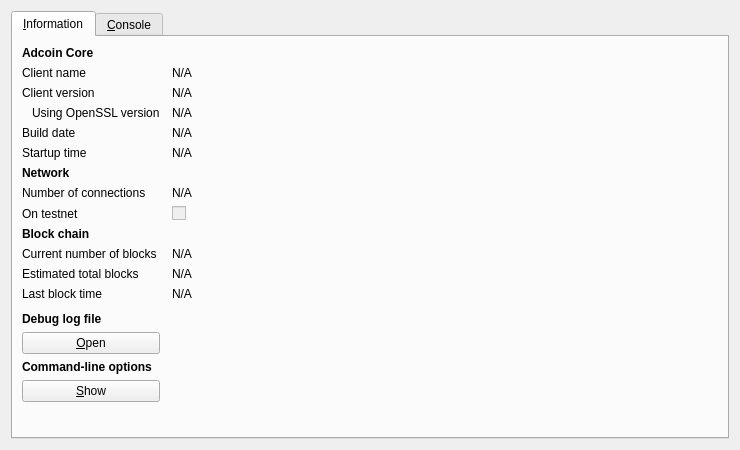
<?xml version="1.0" encoding="UTF-8"?>
<ui version="4.0">
 <class>RPCConsole</class>
 <widget class="QDialog" name="RPCConsole">
  <property name="geometry">
   <rect>
    <x>0</x>
    <y>0</y>
    <width>740</width>
    <height>450</height>
   </rect>
  </property>
  <property name="windowTitle">
   <string>Adcoin - Debug window</string>
  </property>
  <layout class="QVBoxLayout" name="verticalLayout_2">
   <item>
    <widget class="QTabWidget" name="tabWidget">
     <property name="currentIndex">
      <number>0</number>
     </property>
     <widget class="QWidget" name="tab_info">
      <attribute name="title">
       <string>&amp;Information</string>
      </attribute>
      <layout class="QGridLayout" name="gridLayout" columnstretch="0,1">
       <property name="horizontalSpacing">
        <number>12</number>
       </property>
       <item row="0" column="0">
        <widget class="QLabel" name="label_9">
         <property name="font">
          <font>
           <weight>75</weight>
           <bold>true</bold>
          </font>
         </property>
         <property name="text">
          <string>Adcoin Core</string>
         </property>
        </widget>
       </item>
       <item row="1" column="0">
        <widget class="QLabel" name="label_5">
         <property name="text">
          <string>Client name</string>
         </property>
        </widget>
       </item>
       <item row="1" column="1">
        <widget class="QLabel" name="clientName">
         <property name="cursor">
          <cursorShape>IBeamCursor</cursorShape>
         </property>
         <property name="text">
          <string>N/A</string>
         </property>
         <property name="textFormat">
          <enum>Qt::PlainText</enum>
         </property>
         <property name="textInteractionFlags">
          <set>Qt::LinksAccessibleByMouse|Qt::TextSelectableByKeyboard|Qt::TextSelectableByMouse</set>
         </property>
        </widget>
       </item>
       <item row="2" column="0">
        <widget class="QLabel" name="label_6">
         <property name="text">
          <string>Client version</string>
         </property>
        </widget>
       </item>
       <item row="2" column="1">
        <widget class="QLabel" name="clientVersion">
         <property name="cursor">
          <cursorShape>IBeamCursor</cursorShape>
         </property>
         <property name="text">
          <string>N/A</string>
         </property>
         <property name="textFormat">
          <enum>Qt::PlainText</enum>
         </property>
         <property name="textInteractionFlags">
          <set>Qt::LinksAccessibleByMouse|Qt::TextSelectableByKeyboard|Qt::TextSelectableByMouse</set>
         </property>
        </widget>
       </item>
       <item row="3" column="0">
        <widget class="QLabel" name="label_14">
         <property name="text">
          <string>Using OpenSSL version</string>
         </property>
         <property name="indent">
          <number>10</number>
         </property>
        </widget>
       </item>
       <item row="3" column="1">
        <widget class="QLabel" name="openSSLVersion">
         <property name="cursor">
          <cursorShape>IBeamCursor</cursorShape>
         </property>
         <property name="text">
          <string>N/A</string>
         </property>
         <property name="textFormat">
          <enum>Qt::PlainText</enum>
         </property>
         <property name="textInteractionFlags">
          <set>Qt::LinksAccessibleByMouse|Qt::TextSelectableByKeyboard|Qt::TextSelectableByMouse</set>
         </property>
        </widget>
       </item>
       <item row="4" column="0">
        <widget class="QLabel" name="label_12">
         <property name="text">
          <string>Build date</string>
         </property>
        </widget>
       </item>
       <item row="4" column="1">
        <widget class="QLabel" name="buildDate">
         <property name="cursor">
          <cursorShape>IBeamCursor</cursorShape>
         </property>
         <property name="text">
          <string>N/A</string>
         </property>
         <property name="textFormat">
          <enum>Qt::PlainText</enum>
         </property>
         <property name="textInteractionFlags">
          <set>Qt::LinksAccessibleByMouse|Qt::TextSelectableByKeyboard|Qt::TextSelectableByMouse</set>
         </property>
        </widget>
       </item>
       <item row="5" column="0">
        <widget class="QLabel" name="label_13">
         <property name="text">
          <string>Startup time</string>
         </property>
        </widget>
       </item>
       <item row="5" column="1">
        <widget class="QLabel" name="startupTime">
         <property name="cursor">
          <cursorShape>IBeamCursor</cursorShape>
         </property>
         <property name="text">
          <string>N/A</string>
         </property>
         <property name="textFormat">
          <enum>Qt::PlainText</enum>
         </property>
         <property name="textInteractionFlags">
          <set>Qt::LinksAccessibleByMouse|Qt::TextSelectableByKeyboard|Qt::TextSelectableByMouse</set>
         </property>
        </widget>
       </item>
       <item row="6" column="0">
        <widget class="QLabel" name="label_11">
         <property name="font">
          <font>
           <weight>75</weight>
           <bold>true</bold>
          </font>
         </property>
         <property name="text">
          <string>Network</string>
         </property>
        </widget>
       </item>
       <item row="7" column="0">
        <widget class="QLabel" name="label_7">
         <property name="text">
          <string>Number of connections</string>
         </property>
        </widget>
       </item>
       <item row="7" column="1">
        <widget class="QLabel" name="numberOfConnections">
         <property name="cursor">
          <cursorShape>IBeamCursor</cursorShape>
         </property>
         <property name="text">
          <string>N/A</string>
         </property>
         <property name="textFormat">
          <enum>Qt::PlainText</enum>
         </property>
         <property name="textInteractionFlags">
          <set>Qt::LinksAccessibleByMouse|Qt::TextSelectableByKeyboard|Qt::TextSelectableByMouse</set>
         </property>
        </widget>
       </item>
       <item row="8" column="0">
        <widget class="QLabel" name="label_8">
         <property name="text">
          <string>On testnet</string>
         </property>
        </widget>
       </item>
       <item row="8" column="1">
        <widget class="QCheckBox" name="isTestNet">
         <property name="enabled">
          <bool>false</bool>
         </property>
         <property name="text">
          <string/>
         </property>
        </widget>
       </item>
       <item row="9" column="0">
        <widget class="QLabel" name="label_10">
         <property name="font">
          <font>
           <weight>75</weight>
           <bold>true</bold>
          </font>
         </property>
         <property name="text">
          <string>Block chain</string>
         </property>
        </widget>
       </item>
       <item row="10" column="0">
        <widget class="QLabel" name="label_3">
         <property name="text">
          <string>Current number of blocks</string>
         </property>
        </widget>
       </item>
       <item row="10" column="1">
        <widget class="QLabel" name="numberOfBlocks">
         <property name="cursor">
          <cursorShape>IBeamCursor</cursorShape>
         </property>
         <property name="text">
          <string>N/A</string>
         </property>
         <property name="textFormat">
          <enum>Qt::PlainText</enum>
         </property>
         <property name="textInteractionFlags">
          <set>Qt::LinksAccessibleByMouse|Qt::TextSelectableByKeyboard|Qt::TextSelectableByMouse</set>
         </property>
        </widget>
       </item>
       <item row="11" column="0">
        <widget class="QLabel" name="label_4">
         <property name="text">
          <string>Estimated total blocks</string>
         </property>
        </widget>
       </item>
       <item row="11" column="1">
        <widget class="QLabel" name="totalBlocks">
         <property name="cursor">
          <cursorShape>IBeamCursor</cursorShape>
         </property>
         <property name="text">
          <string>N/A</string>
         </property>
         <property name="textFormat">
          <enum>Qt::PlainText</enum>
         </property>
         <property name="textInteractionFlags">
          <set>Qt::LinksAccessibleByMouse|Qt::TextSelectableByKeyboard|Qt::TextSelectableByMouse</set>
         </property>
        </widget>
       </item>
       <item row="12" column="0">
        <widget class="QLabel" name="label_2">
         <property name="text">
          <string>Last block time</string>
         </property>
        </widget>
       </item>
       <item row="12" column="1">
        <widget class="QLabel" name="lastBlockTime">
         <property name="cursor">
          <cursorShape>IBeamCursor</cursorShape>
         </property>
         <property name="text">
          <string>N/A</string>
         </property>
         <property name="textFormat">
          <enum>Qt::PlainText</enum>
         </property>
         <property name="textInteractionFlags">
          <set>Qt::LinksAccessibleByMouse|Qt::TextSelectableByKeyboard|Qt::TextSelectableByMouse</set>
         </property>
        </widget>
       </item>
       <item row="13" column="0">
        <spacer name="verticalSpacer_2">
         <property name="orientation">
          <enum>Qt::Vertical</enum>
         </property>
         <property name="sizeHint" stdset="0">
          <size>
           <width>20</width>
           <height>20</height>
          </size>
         </property>
        </spacer>
       </item>
       <item row="14" column="0">
        <widget class="QLabel" name="labelDebugLogfile">
         <property name="font">
          <font>
           <weight>75</weight>
           <bold>true</bold>
          </font>
         </property>
         <property name="text">
          <string>Debug log file</string>
         </property>
        </widget>
       </item>
       <item row="15" column="0">
        <widget class="QPushButton" name="openDebugLogfileButton">
         <property name="toolTip">
          <string>Open the Adcoin debug log file from the current data directory. This can take a few seconds for large log files.</string>
         </property>
         <property name="text">
          <string>&amp;Open</string>
         </property>
         <property name="autoDefault">
          <bool>false</bool>
         </property>
        </widget>
       </item>
       <item row="16" column="0">
        <widget class="QLabel" name="labelCLOptions">
         <property name="font">
          <font>
           <weight>75</weight>
           <bold>true</bold>
          </font>
         </property>
         <property name="text">
          <string>Command-line options</string>
         </property>
        </widget>
       </item>
       <item row="17" column="0">
        <widget class="QPushButton" name="showCLOptionsButton">
         <property name="toolTip">
          <string>Show the Adcoin-Qt help message to get a list with possible Adcoin command-line options.</string>
         </property>
         <property name="text">
          <string>&amp;Show</string>
         </property>
         <property name="autoDefault">
          <bool>false</bool>
         </property>
        </widget>
       </item>
       <item row="18" column="0">
        <spacer name="verticalSpacer">
         <property name="orientation">
          <enum>Qt::Vertical</enum>
         </property>
         <property name="sizeHint" stdset="0">
          <size>
           <width>20</width>
           <height>40</height>
          </size>
         </property>
        </spacer>
       </item>
      </layout>
     </widget>
     <widget class="QWidget" name="tab_console">
      <attribute name="title">
       <string>&amp;Console</string>
      </attribute>
      <layout class="QVBoxLayout" name="verticalLayout_3">
       <property name="spacing">
        <number>3</number>
       </property>
       <item>
        <widget class="QTextEdit" name="messagesWidget">
         <property name="minimumSize">
          <size>
           <width>0</width>
           <height>100</height>
          </size>
         </property>
         <property name="readOnly">
          <bool>true</bool>
         </property>
         <property name="tabKeyNavigation" stdset="0">
          <bool>false</bool>
         </property>
         <property name="columnCount" stdset="0">
          <number>2</number>
         </property>
        </widget>
       </item>
       <item>
        <layout class="QHBoxLayout" name="horizontalLayout">
         <property name="spacing">
          <number>3</number>
         </property>
         <item>
          <widget class="QLabel" name="label">
           <property name="text">
            <string notr="true">&gt;</string>
           </property>
          </widget>
         </item>
         <item>
          <widget class="QLineEdit" name="lineEdit"/>
         </item>
         <item>
          <widget class="QPushButton" name="clearButton">
           <property name="maximumSize">
            <size>
             <width>24</width>
             <height>24</height>
            </size>
           </property>
           <property name="toolTip">
            <string>Clear console</string>
           </property>
           <property name="text">
            <string/>
           </property>
           <property name="icon">
            <iconset resource="../bitcoin.qrc">
             <normaloff>:/icons/remove</normaloff>:/icons/remove</iconset>
           </property>
           <property name="shortcut">
            <string notr="true">Ctrl+L</string>
           </property>
           <property name="autoDefault">
            <bool>false</bool>
           </property>
          </widget>
         </item>
        </layout>
       </item>
      </layout>
     </widget>
    </widget>
   </item>
  </layout>
 </widget>
 <resources>
  <include location="../bitcoin.qrc"/>
 </resources>
 <connections/>
</ui>
